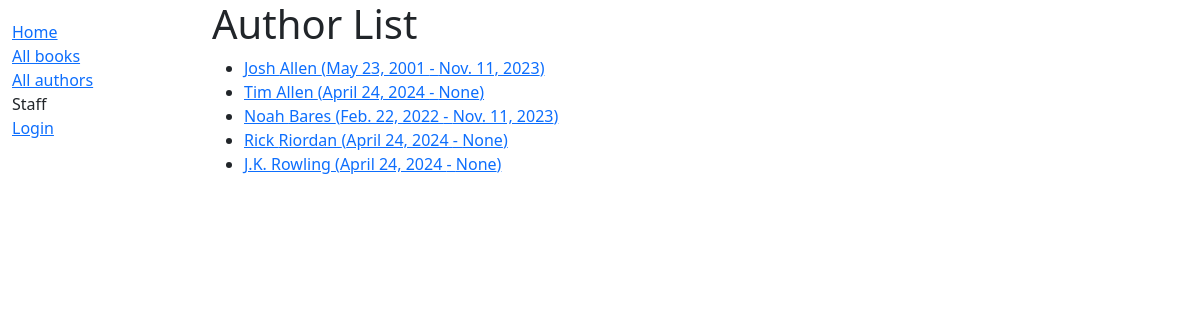
Screenshot of /catalog/authors/ with the database file from the repository.
### catalog/models.py (models this page shows, shortened)
class Author(models.Model):
    first_name = models.CharField(max_length=100)
    last_name = models.CharField(max_length=100)
    date_of_birth = models.DateField(null=True, blank=True)
    date_of_death = models.DateField('Died', null=True, blank=True)
    class Meta:
        ordering = ['last_name', 'first_name']
    def get_absolute_url(self):
        return reverse('author-detail', args=[str(self.id)])

### catalog/views.py (the view)
# urls.py: path('authors/', views.AuthorListView.as_view(), name='authors'),
class AuthorListView(generic.ListView):
    model = Author

### catalog/templates/catalog/author_list.html
{% extends "base_generic.html" %} {% block content %}
<h1>Author List</h1>
{% if author_list %}
<ul>
  {% for author in author_list %}
  <li>
    <a href="{{ author.get_absolute_url }}"
      >{{ author.first_name }} {{author.last_name}} ({{author.date_of_birth}} -
      {{author.date_of_death}})</a
    >
  </li>
  {% endfor %}
</ul>
{% else %}
<p>There are no authors registered.</p>
{% endif %} {% endblock %}

### rows the page displays
Author: first_name "Josh", last_name "Allen", date_of_birth "May 23, 2001", date_of_death "Nov. 11, 2023"
Author: first_name "Tim", last_name "Allen", date_of_birth "April 24, 2024", date_of_death "None"
Author: first_name "Noah", last_name "Bares", date_of_birth "Feb. 22, 2022", date_of_death "Nov. 11, 2023"
Author: first_name "Rick", last_name "Riordan", date_of_birth "April 24, 2024", date_of_death "None"
Author: first_name "J.K.", last_name "Rowling", date_of_birth "April 24, 2024", date_of_death "None"
